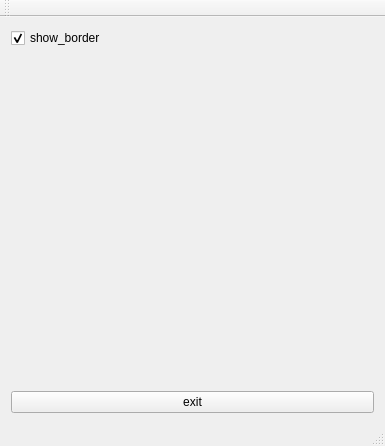
<?xml version="1.0" encoding="UTF-8"?>
<ui version="4.0">
 <class>MainWindow</class>
 <widget class="QMainWindow" name="MainWindow">
  <property name="geometry">
   <rect>
    <x>0</x>
    <y>0</y>
    <width>385</width>
    <height>446</height>
   </rect>
  </property>
  <property name="windowTitle">
   <string>MainWindow</string>
  </property>
  <widget class="QWidget" name="centralWidget">
   <layout class="QHBoxLayout" name="horizontalLayout_2">
    <item>
     <layout class="QHBoxLayout" name="horizontalLayout_main">
      <item>
       <layout class="QVBoxLayout" name="verticalLayout">
        <item>
         <widget class="QCheckBox" name="checkBox_drawBorder">
          <property name="enabled">
           <bool>true</bool>
          </property>
          <property name="tabletTracking">
           <bool>false</bool>
          </property>
          <property name="text">
           <string>show_border</string>
          </property>
          <property name="checked">
           <bool>true</bool>
          </property>
          <property name="tristate">
           <bool>false</bool>
          </property>
         </widget>
        </item>
        <item>
         <spacer name="verticalSpacer">
          <property name="orientation">
           <enum>Qt::Vertical</enum>
          </property>
          <property name="sizeHint" stdset="0">
           <size>
            <width>20</width>
            <height>40</height>
           </size>
          </property>
         </spacer>
        </item>
        <item>
         <widget class="QPushButton" name="pushButton_exit">
          <property name="text">
           <string>exit</string>
          </property>
         </widget>
        </item>
       </layout>
      </item>
     </layout>
    </item>
   </layout>
  </widget>
  <widget class="QMenuBar" name="menuBar">
   <property name="geometry">
    <rect>
     <x>0</x>
     <y>0</y>
     <width>385</width>
     <height>23</height>
    </rect>
   </property>
  </widget>
  <widget class="QToolBar" name="mainToolBar">
   <attribute name="toolBarArea">
    <enum>TopToolBarArea</enum>
   </attribute>
   <attribute name="toolBarBreak">
    <bool>false</bool>
   </attribute>
  </widget>
  <widget class="QStatusBar" name="statusBar"/>
 </widget>
 <layoutdefault spacing="6" margin="11"/>
 <resources/>
 <connections/>
</ui>
